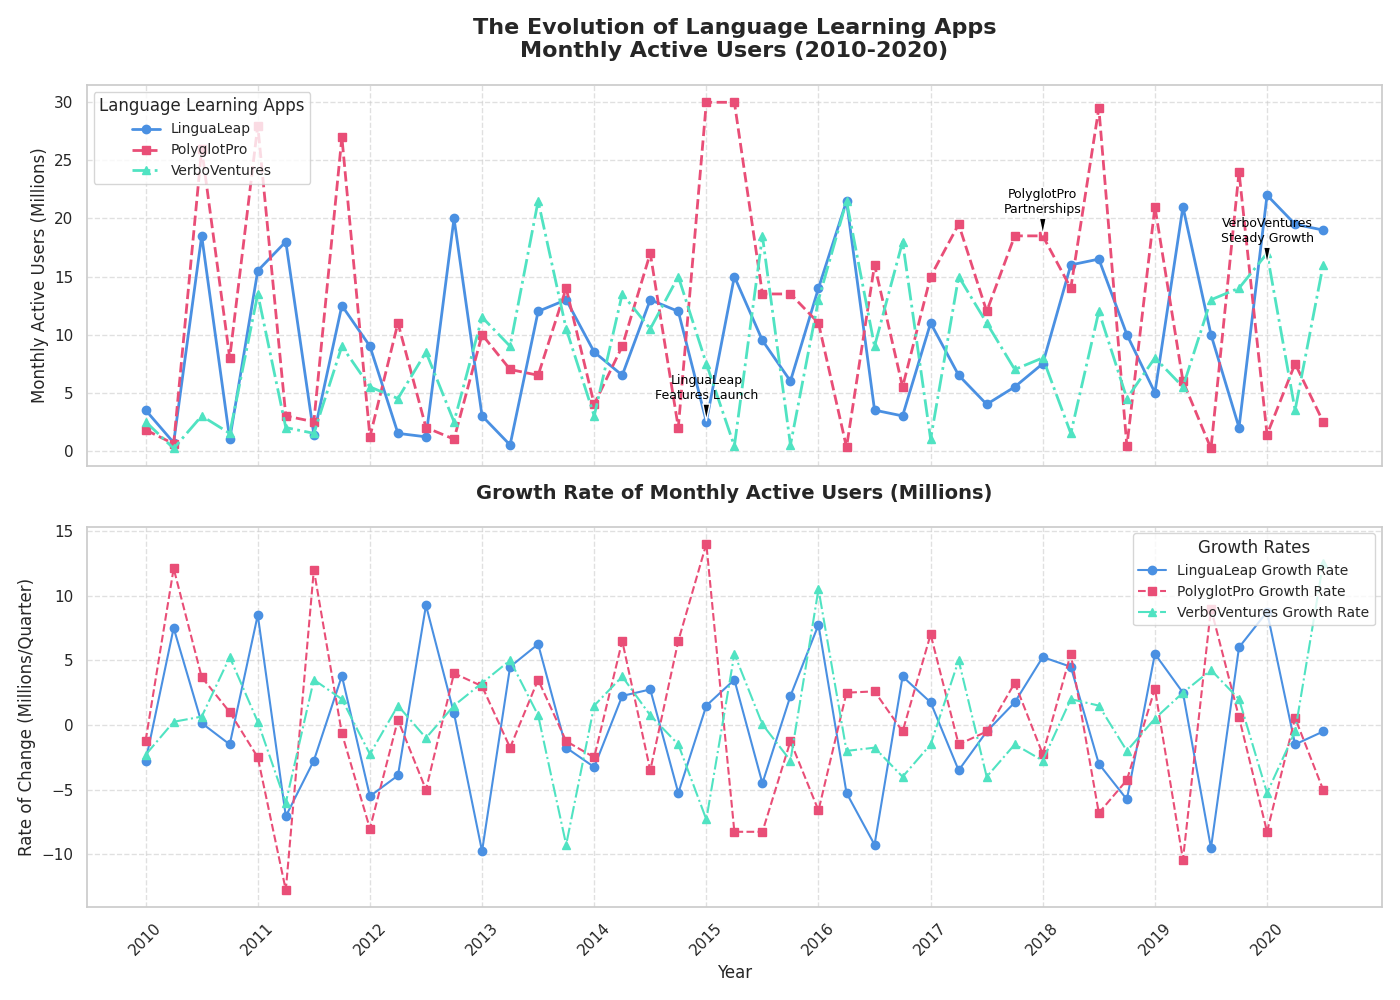

Source code (Python):
import matplotlib.pyplot as plt
import numpy as np

quarters = np.arange(2010, 2020.75, 0.25)

# Modified hypothetical data: randomly shuffled segments within each array
lingualeap_users = np.array([3.5, 0.7, 18.5, 1.0, 15.5, 18.0, 1.4, 12.5, 9.0, 1.5, 1.2, 20.0, 3.0, 0.5, 12.0, 13.0, 8.5, 6.5, 13.0, 12.0, 2.5, 15.0, 9.5, 6.0, 14.0, 21.5, 3.5, 3.0, 11.0, 6.5, 4.0, 5.5, 7.5, 16.0, 16.5, 10.0, 5.0, 21.0, 10.0, 2.0, 22.0, 19.5, 19.0])
polyglotpro_users = np.array([1.8, 0.6, 26.0, 8.0, 28.0, 3.0, 2.5, 27.0, 1.2, 11.0, 2.0, 1.0, 10.0, 7.0, 6.5, 14.0, 4.0, 9.0, 17.0, 2.0, 30.0, 30.0, 13.5, 13.5, 11.0, 0.3, 16.0, 5.5, 15.0, 19.5, 12.0, 18.5, 18.5, 14.0, 29.5, 0.4, 21.0, 6.0, 0.2, 24.0, 1.4, 7.5, 2.5])
verboventures_users = np.array([2.5, 0.2, 3.0, 1.5, 13.5, 2.0, 1.5, 9.0, 5.5, 4.5, 8.5, 2.5, 11.5, 9.0, 21.5, 10.5, 3.0, 13.5, 10.5, 15.0, 7.5, 0.4, 18.5, 0.5, 13.0, 21.5, 9.0, 18.0, 1.0, 15.0, 11.0, 7.0, 8.0, 1.5, 12.0, 4.5, 8.0, 5.5, 13.0, 14.0, 17.0, 3.5, 16.0])

# Create a figure with subplots
fig, ax = plt.subplots(2, 1, figsize=(14, 10), sharex=True)

ax[0].plot(quarters, lingualeap_users, marker='o', linestyle='-', color='#4a90e2', linewidth=2, label='LinguaLeap')
ax[0].plot(quarters, polyglotpro_users, marker='s', linestyle='--', color='#e94e77', linewidth=2, label='PolyglotPro')
ax[0].plot(quarters, verboventures_users, marker='^', linestyle='-.', color='#50e3c2', linewidth=2, label='VerboVentures')

lingualeap_rate = np.gradient(lingualeap_users)
polyglotpro_rate = np.gradient(polyglotpro_users)
verboventures_rate = np.gradient(verboventures_users)

ax[1].plot(quarters, lingualeap_rate, marker='o', linestyle='-', color='#4a90e2', linewidth=1.5, label='LinguaLeap Growth Rate')
ax[1].plot(quarters, polyglotpro_rate, marker='s', linestyle='--', color='#e94e77', linewidth=1.5, label='PolyglotPro Growth Rate')
ax[1].plot(quarters, verboventures_rate, marker='^', linestyle='-.', color='#50e3c2', linewidth=1.5, label='VerboVentures Growth Rate')

ax[0].set_title('The Evolution of Language Learning Apps\nMonthly Active Users (2010-2020)', fontsize=16, fontweight='bold', pad=20)
ax[0].set_ylabel('Monthly Active Users (Millions)', fontsize=12)
ax[1].set_title('Growth Rate of Monthly Active Users (Millions)', fontsize=14, fontweight='bold', pad=20)
ax[1].set_xlabel('Year', fontsize=12)
ax[1].set_ylabel('Rate of Change (Millions/Quarter)', fontsize=12)

ax[1].set_xticks(quarters[::4])
ax[1].set_xticklabels(range(2010, 2021), rotation=45)

ax[0].legend(title='Language Learning Apps', loc='upper left', fontsize=10)
ax[1].legend(title='Growth Rates', loc='upper right', fontsize=10)

annotations_users = {
    2015: ("LinguaLeap\nFeatures Launch", lingualeap_users[20]),
    2018: ("PolyglotPro\nPartnerships", polyglotpro_users[32]),
    2020: ("VerboVentures\nSteady Growth", verboventures_users[42]),
}

for year, (text, y_value) in annotations_users.items():
    ax[0].annotate(text, xy=(year, y_value), xytext=(year, y_value + 2),
                   arrowprops=dict(facecolor='black', shrink=0.05, width=1, headwidth=5),
                   fontsize=9, color='black', ha='center')

ax[0].grid(True, linestyle='--', alpha=0.6)
ax[1].grid(True, linestyle='--', alpha=0.6)

plt.tight_layout()

plt.show()
